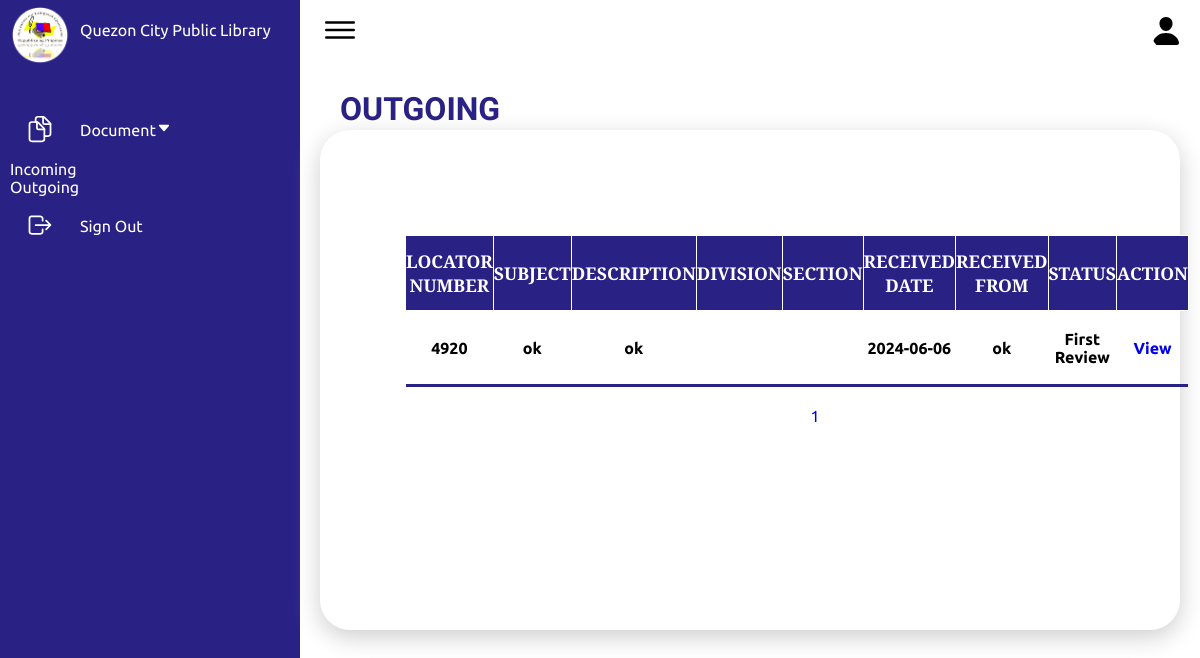
Page /Frontend/Dashboard/boss2outgoing.php on the earlier database version.
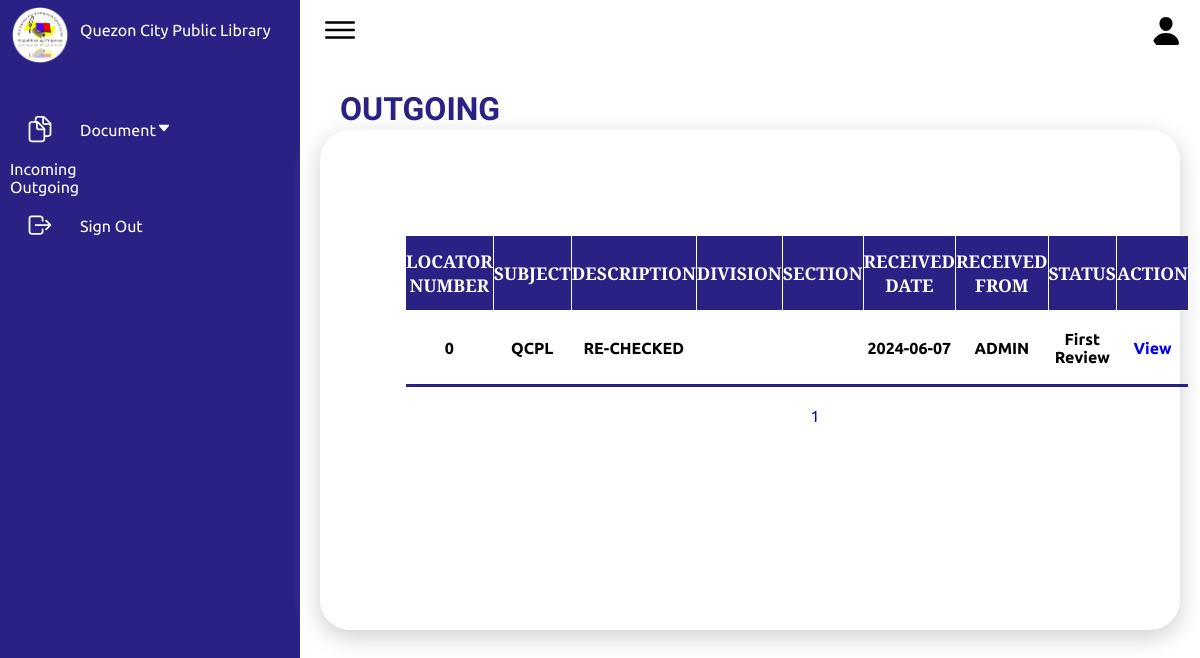
Same page on the later database version.
### tables this page shows
CREATE TABLE `fileupload` (
  `id` int(11) NOT NULL,
  `file_name` varchar(255) NOT NULL,
  `division` varchar(255) DEFAULT NULL,
  `section` varchar(255) DEFAULT NULL,
  `category` enum('Incoming','Outgoing','','') DEFAULT NULL,
  `locator_num` varchar(255) DEFAULT NULL,
  `received_date` date DEFAULT NULL,
  `received_from` varchar(255) DEFAULT NULL,
  `subject` varchar(255) DEFAULT NULL,
  `description` text DEFAULT NULL,
  `type` varchar(100) DEFAULT NULL,
  `file_path` varchar(255) NOT NULL,
  `proofreader_comment` varchar(255) NOT NULL,
  `boss2_comment` varchar(255) NOT NULL,
  `boss1_comment` varchar(255) NOT NULL,
  `status` varchar(255) NOT NULL
);

### Frontend/Dashboard/boss2outgoing.php (the view, shortened to what this page needs)
<!DOCTYPE html>
<html lang="en">
<head>
    <link rel="stylesheet" href="boss2outgoing.css">
</head>
<body>
     <div class="container">
        <div class="navigation">
            <ul>
                <li>
                    <a href="#">
                        <span class="img">
                           <img src="imgs/logo.png">
                        </span>
                        <span class="title">Quezon City Public Library</span>
                    </a>
                </li>
                <li>
                    <a href="boss2account.php">
                        <span class="icon">
                            <ion-icon name="documents-outline"></ion-icon>
                        </span>
                        <span class="title">Document<ion-icon id="dash_down_btn" name="caret-down-outline"></ion-icon</span>
                        <li class="sub_dash"><a href="boss2incoming.php">Incoming</a></li>
                         <li class="sub_dash"><a href="boss2outgoing.php">Outgoing</a></li>
                         </a>
                </li>
                <li>
                    <a href="/qcpl/Backend/logout.php">
                        <span class="icon">
                            <ion-icon name="log-out-outline"></ion-icon>
                        </span>
                        <span class="title">Sign Out</span>
                    </a>
                </li>
            </ul>
        </div>
        <div class="main">
            <div class="topbar">
                <div class="toggle">
                    <ion-icon name="menu-outline"></ion-icon>
                </div>
                <div class="user">
                    <span class="icon">
                        <ion-icon name="person"></ion-icon>
                    </span>
                </div>
            </div>
             <div class="details">
                <div class="upload">
                    <div class="cardHeader">
                    <h2> OUTGOING </h2>
                        </div>
                    <div class="sum_tb">
                        <table aria-describedby="tableDescription">
                        <?php
$server = "localhost";
$username = "root";
$password = "";
$db = "qcpl";
$conn = new mysqli($server, $username, $password, $db);
$records_per_page = 4;
$current_page = isset($_GET['page']) ? $_GET['page'] : 1;
$offset = ($current_page - 1) * $records_per_page;
$sql = "SELECT locator_num, received_date, received_from, subject, description, division, section, proofreader_comment, boss2_comment, status
        FROM fileupload
        WHERE category = 'Outgoing' AND status = 'First Review'
        LIMIT $offset, $records_per_page";
$result = $conn->query($sql);
if ($result->num_rows > 0) {
    echo "<table>";
    echo "<tr>
            <th>Locator Number</th>
            <th>Subject</th>
            <th>Description</th>
            <th>Division</th>
            <th>Section</th>
            <th>Received Date</th>
            <th>Received From</th>
            <th>Status</th>
            <th>Action</th>
          </tr>";
    while($row = $result->fetch_assoc()) {
        echo "<tr>";
        echo "<td><center>" . $row["locator_num"] . "</td>";
        echo "<td><center>" . $row["subject"] . "</td>";
        echo "<td><center>" . $row["description"] . "</td>";
        echo "<td><center>" . $row["division"] . "</td>";
        echo "<td><center>" . $row["section"] . "</td>";
        echo "<td><center>" . $row["received_date"] . "</td>";
        echo "<td><center>" . $row["received_from"] . "</td>";
        echo "<td><center>" . $row["status"] . "</td>";
        echo "<td><center><a href='boss2accountlocator.php?locator_num=" . htmlspecialchars($row["locator_num"]) . "' target='_self'>View</a></td>";
        echo "</tr>";
    }
    echo "</table>";
    $sql_count = "SELECT COUNT(*) AS total_count FROM fileupload WHERE category = 'Outgoing' AND status = 'First Review'";
    $result_count = $conn->query($sql_count);
    $row_count = $result_count->fetch_assoc();
    $total_records = $row_count['total_count'];
    $total_pages = ceil($total_records / $records_per_page);
    echo "<div style='text-align: center; margin-top: 20px;'>";
    for ($i = 1; $i <= $total_pages; $i++) {
        echo "<a href='?page=$i'>" . $i . "</a> ";
    }
    echo "</div>";
} else {
    echo "<p>No records found.</p>";
}
?>
                    </div>
                </div>
</body>
</html>

Differences in the rows shown:
removed fileupload: locator_num "4920", subject "ok", description "ok", received_date "2024-06-06", received_from "ok", status "First Review"
added fileupload: locator_num "0", subject "QCPL", description "RE-CHECKED", received_date "2024-06-07", received_from "ADMIN", status "First Review"
